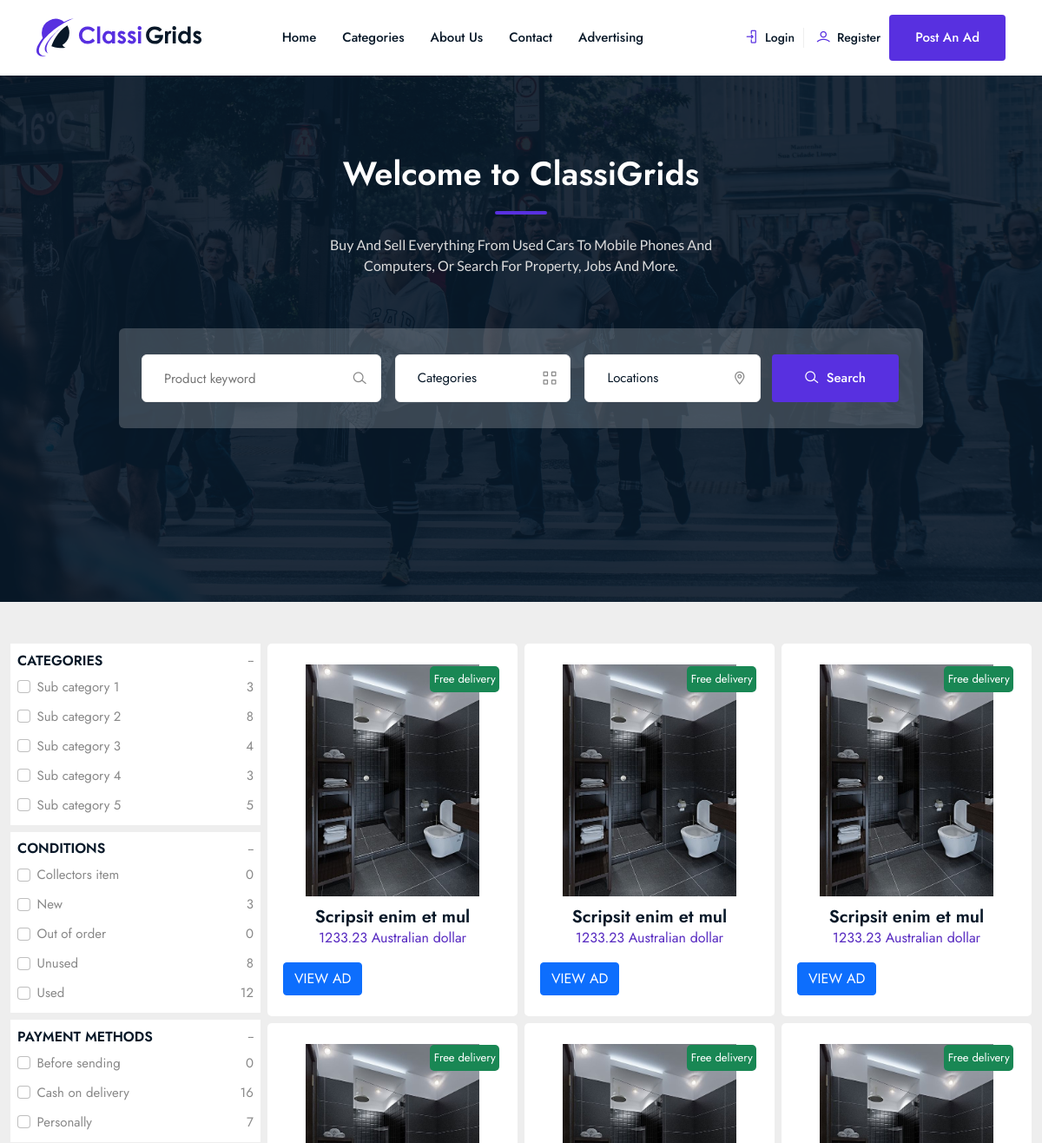
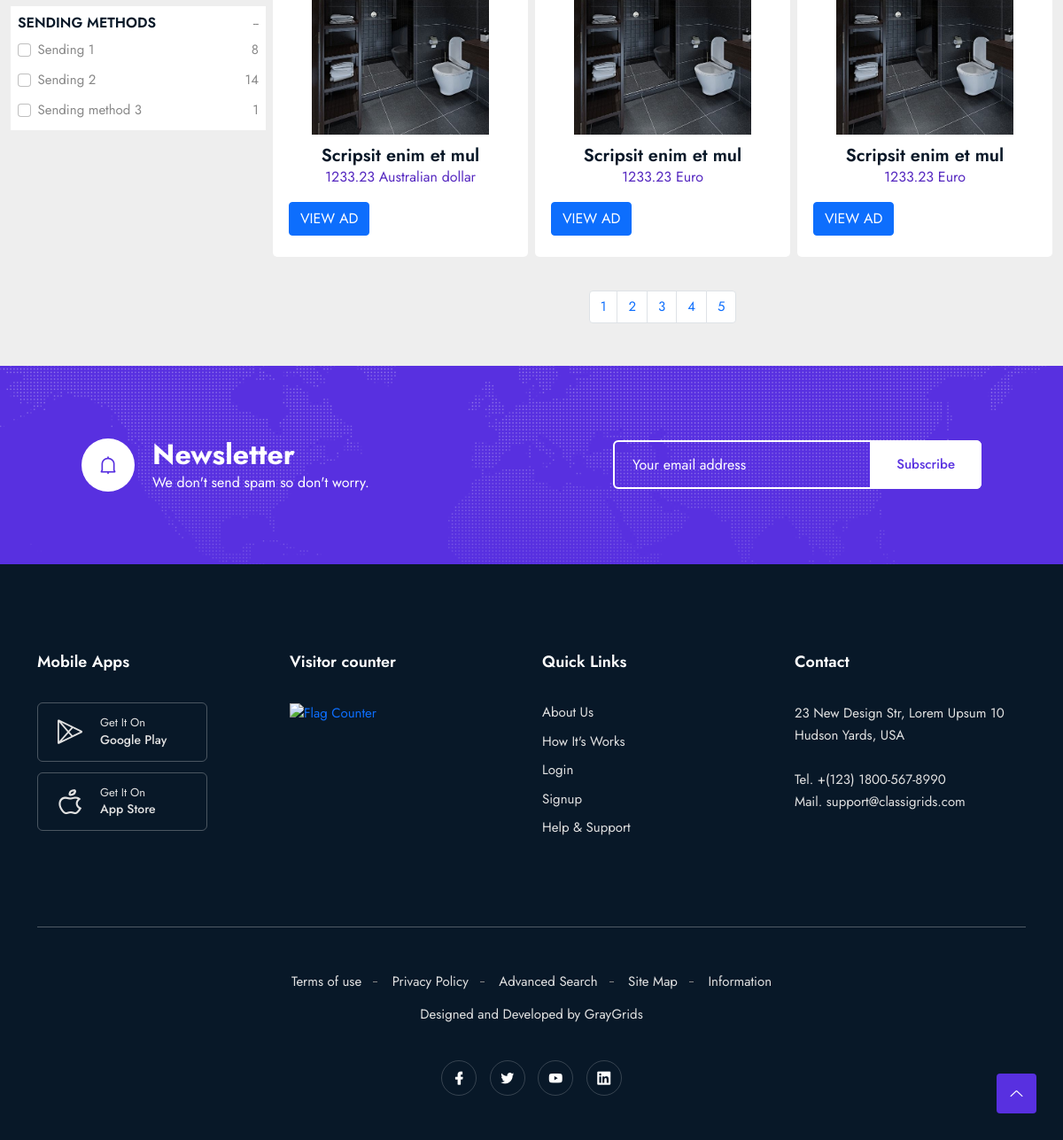
/categories.php, run on the app's committed database (2 pictures, top to bottom).
### tables this page shows
CREATE TABLE `subcategories` (
  `id` int(11) UNSIGNED NOT NULL,
  `title` varchar(211) NOT NULL,
  `category_id` int(11) UNSIGNED NOT NULL,
  `slug` varchar(211) DEFAULT NULL
);

CREATE TABLE `conditions` (
  `id` int(11) NOT NULL,
  `title` varchar(211) NOT NULL,
  `skug` varchar(211) DEFAULT NULL
);

CREATE TABLE `payment_methods` (
  `id` int(11) UNSIGNED NOT NULL,
  `title` varchar(211) NOT NULL,
  `slug` varchar(211) DEFAULT NULL
);

CREATE TABLE `sending_methods` (
  `id` int(11) UNSIGNED NOT NULL,
  `title` varchar(211) NOT NULL,
  `slug` varchar(211) DEFAULT NULL
);

CREATE TABLE `ads` (
  `id` int(11) NOT NULL,
  `active` int(11) NOT NULL DEFAULT 1,
  `title` varchar(211) NOT NULL,
  `location` varchar(233) NOT NULL DEFAULT 'Other',
  `price` decimal(10,2) NOT NULL,
  `price_type_id` int(11) NOT NULL,
  `currency_id` int(11) NOT NULL,
  `images` text DEFAULT NULL,
  `youtube_link` text NOT NULL,
  `description` text NOT NULL,
  `condition_id` int(11) NOT NULL,
  `sub_category_id` int(11) DEFAULT NULL,
  `amount` int(11) NOT NULL,
  `sending_id` int(11) NOT NULL,
  `payment_id` int(11) NOT NULL,
  `free_delivery` int(11) NOT NULL DEFAULT 0,
  `created_at` datetime NOT NULL,
  `updated_at` datetime NOT NULL,
  `expires_at` datetime NOT NULL,
  `user_id` int(11) NOT NULL,
  `slug` varchar(211) DEFAULT NULL
);

CREATE TABLE `currencies` (
  `id` int(11) NOT NULL,
  `title` varchar(211) NOT NULL,
  `slug` varchar(211) DEFAULT NULL
);

### include/db.inc.php (called while the page is built, shortened)
<?php
class DbConnect {
	private $host = HOST;
	private $dbname = DBNAME;
	private $username = USERNAME;
	private $password = PASSWORD;
	protected function connect() {
		try {
		$sql = 'mysql:host='. $this -> host .';dbname='. $this -> dbname ;
		$pdo = new PDO ( $sql , $this -> username , $this -> password );
		$pdo -> setAttribute( PDO::ATTR_DEFAULT_FETCH_MODE , PDO::FETCH_ASSOC );
		$pdo -> setAttribute ( PDO::ATTR_ERRMODE , PDO::ERRMODE_EXCEPTION );
		$pdo -> exec( 'set names utf8');
		return $pdo;
		} catch ( PDOException $e ){
			echo $e -> getMessage();
		}
	}
}

### classes/ad.class.php (called while the page is built, shortened)
<?php
class Ad extends DbConnect {
public function getAllLocationsFromAdTable(){
	$sql = 'select * from ads group by location asc';
	$query = $this -> connect() -> query($sql);
	return $locations = $query -> fetchAll();
}
public function getAdsCountBySubCategory($sub_category_id){
	$sql = 'select * from ads where sub_category_id = ? and active = ? ';
	$query = $this -> connect() -> prepare($sql);
	$query -> execute([ $sub_category_id  , 1 ]);
	$ads = count($query -> fetchAll());
	return $ads;
}
public function getAdsCountByCondition($condition_id){
	$sql = 'select * from ads where condition_id = ? and active = ? ';
	$query = $this -> connect() -> prepare($sql);
	$query -> execute([ $condition_id  , 1 ]);
	$ads = count($query -> fetchAll());
	return $ads;
}
public function getAdsByPaymentMethod($payment_id){
	$sql = 'select * from ads where payment_id = ? and active = ? ';
	$query = $this -> connect() -> prepare($sql);
	$query -> execute([ $payment_id , 1  ]);
	$ads = count($query -> fetchAll());
	return $ads;
}
public function getAdsBySendingMethod($sending_id){
	$sql = 'select * from ads where sending_id = ? and active = ? ';
	$query = $this -> connect() -> prepare($sql);
	$query -> execute([ $sending_id  , 1 ]);
	$ads = count($query -> fetchAll());
	return $ads;
}
public function getAllSubCategories(){
	$sql = 'select * from subcategories order by title asc';
	$query = $this -> connect() -> query ($sql);
	$subcategories = $query -> fetchAll();
	return $subcategories;
}
public function getAllConditions(){
	$sql = 'select * from conditions order by title asc';
	$query = $this -> connect() -> query ($sql);
	$conditions = $query -> fetchAll();
	return $conditions;
}
public function getAllPaymentMethods(){
	$sql = 'select * from payment_methods order by title asc';
	$query = $this -> connect() -> query ($sql);
	$payment_methods = $query -> fetchAll();
	return $payment_methods;
}
public function getAllSendingMethods(){
	$sql = 'select * from sending_methods order by title asc';
	$query = $this -> connect() -> query ($sql);
	$sending_methods = $query -> fetchAll();
	return $sending_methods;
}
public function getAllAds(){
$page = isset($_GET['page']) ? (int)$_GET['page'] : 1 ;
$perPage = isset($_GET['per-page'])&& $_GET['per-page'] <= 6 ? (int)$_GET['per-page'] : 6 ;
$start = ( $page > 1 ) ? ($page * $perPage ) - $perPage : 0 ;
$sql = 'select * from ads order by title desc LIMIT :start , :perPage';
$query = $this -> connect() -> prepare($sql);
$query -> bindParam( ':start' , $start , PDO::PARAM_INT);
$query -> bindParam( ':perPage' , $perPage , PDO::PARAM_INT);
$query -> execute();
$ads = $query -> fetchAll();
$sql = 'select * from ads ';
$query = $this -> connect() -> query($sql);
$ads_count = $query ->  fetchAll();
$allAds = count($ads_count);
$pages = ceil( $allAds / $perPage);
return array('pages' => $pages , 'ads' => $ads , 'per-page' => $perPage );
}
public function getCurrencyDetails($currency_id){
	$sql = 'select * from currencies where  id = ? order by title asc';
	$query = $this -> connect() -> prepare($sql);
	$query -> execute([$currency_id]);
	$currency = $query -> fetch();
	return $currency;
}
}

### categories.php (the view, shortened to what this page needs)
<?php require_once 'include/db.inc.php' ?>
<?php
$ads = new Ad();
?>
<!DOCTYPE html>
<html class="no-js" lang="zxx">
<head>
   <?php require_once 'partials/__head.php' ?>
<link rel="stylesheet" type="text/css" href="assets/css/all.min.css">
</head>
<body>
<?php require_once 'partials/__header.php' ?>
<?php require_once 'partials/__hero_section.php' ?>
<div class="container-fluid mt-5 mb-5">
    <div class="row g-2">
        <div class="col-md-3">
<form action="" method="GET">
            <div class="type p-2 mb-2">
                <div class="heading d-flex justify-content-between align-items-center">
                    <h6 class="text-uppercase">Categories</h6> <span>--</span>
                </div>
<?php
try{
foreach ($ads -> getAllSubCategories() as $subCategory ){
?>
<div class="d-flex justify-content-between mt-2">
        <div class="form-check">
            <input class="form-check-input" type="checkbox" value="<?php echo $subCategory['id'] ?>" onChange="this.form.submit()" name="sub_category_id" id="flexCheckChecked" >
            <label class="form-check-label" for="flexCheckChecked"> <?php echo $subCategory['title'] ?> </label> </div> <span>
<?php
echo $ads  -> getAdsCountBySubCategory($subCategory['id']);
?>
            </span>
                </div>
<?php
}
} catch( PDOException $e ){
    echo $e -> getMessage();
}
?>
            </div>
            <div class="type p-2 mb-2">
                <div class="heading d-flex justify-content-between align-items-center">
                    <h6 class="text-uppercase">Conditions</h6> <span>--</span>
                </div>
<?php
try{
foreach ($ads -> getAllConditions() as $condition ){
?>
<div class="d-flex justify-content-between mt-2">
        <div class="form-check">
            <input class="form-check-input" type="checkbox"  value="<?php echo $condition['id'] ?>" onChange="this.form.submit()" name="condition_id"  id="flexCheckChecked" >
            <label class="form-check-label" for="flexCheckChecked"> <?php echo $condition['title'] ?> </label> </div> <span>
<?php
echo $ads -> getAdsCountByCondition($condition['id']);
?>
            </span>
                </div>
<?php
}
} catch( PDOException $e ){
    echo $e -> getMessage();
}
?>
            </div>
            <div class="type p-2 mb-2">
                <div class="heading d-flex justify-content-between align-items-center">
                    <h6 class="text-uppercase">Payment methods</h6> <span>--</span>
                </div>
<?php
try{
foreach ($ads -> getAllPaymentMethods() as $paymentMethod ){
?>
<div class="d-flex justify-content-between mt-2">
        <div class="form-check">
            <input class="form-check-input" type="checkbox"  value="<?php echo $paymentMethod['id'] ?>" onChange="this.form.submit()" name="payment_id"  id="flexCheckChecked" >
            <label class="form-check-label" for="flexCheckChecked"> <?php echo $paymentMethod['title'] ?> </label> </div> <span>
<?php
echo $ads -> getAdsByPaymentMethod($paymentMethod['id']);
?>
            </span>
                </div>
<?php
}
} catch( PDOException $e ){
    echo $e -> getMessage();
}
?>
            </div>
            <div class="type p-2 mb-2">
                <div class="heading d-flex justify-content-between align-items-center">
                    <h6 class="text-uppercase">Sending Methods</h6> <span>--</span>
                </div>
<?php
try{
foreach ($ads -> getAllSendingMethods() as $sendingMethod ){
?>
<div class="d-flex justify-content-between mt-2">
        <div class="form-check">
            <input class="form-check-input" type="checkbox"  value="<?php echo $sendingMethod['id'] ?>" onChange="this.form.submit()" name="sending_id"  id="flexCheckChecked" >
            <label class="form-check-label" for="flexCheckChecked"> <?php echo $sendingMethod['title'] ?> </label> </div> <span>
<?php
 echo $ads -> getAdsBySendingMethod($sendingMethod['id']);
?>
            </span>
                </div>
<?php
}
} catch( PDOException $e ){
    echo $e -> getMessage();
}
?>
            </div>
        </div>
        <div class="col-md-9">
            <div class="row g-2">
<?php
try {
$ads = new Ad();
$sub_category_id = isset($_GET['sub_category_id']) ? $_GET['sub_category_id'] : null;
$sending_id = isset($_GET['sending_id']) ? $_GET['sending_id'] : null;
$payment_id = isset($_GET['payment_id']) ? $_GET['payment_id'] : null;
$condition_id = isset($_GET['condition_id']) ? $_GET['condition_id'] : null;
if( $sending_id){
$ads -> filterAdsBySendingMethod($sending_id)['ads'];
if( count($ads -> filterAdsBySendingMethod($sending_id)['ads']  )== 0 ){
    echo '<br><h4>There is no ads for this sending method.</h4>';
} else {
foreach( $ads -> filterAdsBySendingMethod($sending_id)['ads'] as $ad ){
?>
                   <div class="col-md-4">
                    <div class="product py-4"><?php
if( $ad['free_delivery'] == 1 ){
?>
 <span class="off bg-success">Free delivery
 </span>
    <?php
}
?>
                        <div class="text-center">
                            <img src="uploads/<?php echo current(explode('|' , $ad['images']));  ?>" width="200">
                             </div>
                        <div class="about text-center">
                            <h5><?php echo  substr($ad['title'] , 0 , 20 ) ?></h5> <span><?php echo $ad['price'] ?>
                                <?php echo $ads -> getCurrencyDetails($ad['currency_id'])['title']; ?>
                            </span>
                        </div>
                        <div class="cart-button mt-3 px-2 d-flex justify-content-between align-items-center"> <a  href="view-ad.php?id=<?php echo $ad['id']; ?>" class="btn btn-primary text-uppercase">View Ad</a>
                            <div class="add">  </div>
                        </div>
                    </div>
                </div>
<?php
}
if( count($ads ->filterAdsBySendingMethod($sending_id)['ads']) > 0 ){
    $pages = $ads -> filterAdsBySendingMethod($sending_id)['pages'];
?>
<nav>
    <ul class="pagination d-flex justify-content-center flex-wrap pagination-rounded-flat pagination-success">
<?php
for( $x = 1 ; $x <= $pages; $x++){
    $perPage = $ads -> filterAdsBySendingMethod($sending_id)['per-page'];
?>
<li class="page-item"><a class="page-link" data-abc="true" href="?sending_id=<?php echo $sending_id;?>&page=<?php echo $x; ?>&per-page=<?php echo $perPage; ?>"><?php echo $x ?></a></li>
<?php
}
 ?>
    </ul>
</nav>
<?php
}
}
} else   {
foreach( $ads -> getAllAds()['ads'] as $ad ){
?>
                   <div class="col-md-4">
                    <div class="product py-4">
                        <?php
if( $ad['free_delivery'] == 1 ){
?>
 <span class="off bg-success">Free delivery
 </span>
    <?php
}
?>
                        <div class="text-center">
                            <img src="uploads/<?php echo current(explode('|' , $ad['images']));  ?>" width="200">
                             </div>
                        <div class="about text-center">
                            <h5><?php echo  substr($ad['title'] , 0 , 20 ) ?></h5> <span><?php echo $ad['price'] ?>
                                <?php echo $ads -> getCurrencyDetails($ad['currency_id'])['title']; ?>
                            </span>
                        </div>
                        <div class="cart-button mt-3 px-2 d-flex justify-content-between align-items-center"> <a  href="view-ad.php?id=<?php echo $ad['id']; ?>" class="btn btn-primary text-uppercase">View Ad</a>
                        </div>
                    </div>
                </div>
<?php
}
if( count($ads -> getAllAds()['ads']) > 0 ){
    $pages = $ads -> getAllAds()['pages'];
?>
<nav>
    <ul class="pagination d-flex justify-content-center flex-wrap pagination-rounded-flat pagination-success">
<?php
for( $x = 1 ; $x <= $pages; $x++){
    $perPage = $ads -> getAllAds()['per-page'];
?>
<li class="page-item"><a class="page-link" data-abc="true" href="?page=<?php echo $x; ?>&per-page=<?php echo $perPage; ?>"><?php echo $x ?></a></li>
<?php
}
 ?>
    </ul>
</nav>
<?php
}
}
} catch ( PDOException $e ){
    echo $e -> getMessage();
}
?>
            </div>
        </div>
    </div>
</div>
<?php require_once 'partials/__newsletter.php' ?>
<?php require_once 'partials/__footer.php' ?>
    <a href="#" class="scroll-top btn-hover">
        <i class="lni lni-chevron-up"></i>
    </a>
</body>
</html>

### categories.php (style rules this page uses)
body { background-color: #eee }
.type { background-color: #fff }
.product { padding: 10px; background-color: #fff; border-radius: 5px; position: relative }
.about span { color: #5629c0; font-size: 16px }
.about { margin-top: 12px }
.off { position: absolute; left: 65%; top: 6%; width: 80px; text-align: center; height: 30px; line-height: 8px; border-radius: 5px; font-size: 13px; display: flex; align-items: center; justify-content: center; color: #fff }

### data on the page
subcategories: title "Sub category 1", id "3"
subcategories: title "Sub category 2", id "8"
subcategories: title "Sub category 3", id "4"
subcategories: title "Sub category 4", id "3"
subcategories: title "Sub category 5", id "5"
conditions: title "Collectors item", id "0"
conditions: title "New", id "3"
conditions: title "Out of order", id "0"
conditions: title "Unused", id "8"
conditions: title "Used", id "12"
payment_methods: title "Before sending", id "0"
payment_methods: title "Cash on delivery", id "16"
payment_methods: title "Personally", id "7"
sending_methods: title "Sending 1", id "8"
sending_methods: title "Sending 2", id "14"
sending_methods: title "Sending method 3", id "1"
ads: free_delivery "Free delivery", title "Scripsit enim et mul", price "1233.23", currency.title "Australian dollar"
ads: free_delivery "Free delivery", title "Scripsit enim et mul", price "1233.23", currency.title "Australian dollar"
ads: free_delivery "Free delivery", title "Scripsit enim et mul", price "1233.23", currency.title "Australian dollar"
ads: free_delivery "Free delivery", title "Scripsit enim et mul", price "1233.23", currency.title "Australian dollar"
ads: free_delivery "Free delivery", title "Scripsit enim et mul", price "1233.23", currency.title "Euro"
ads: free_delivery "Free delivery", title "Scripsit enim et mul", price "1233.23", currency.title "Euro"
